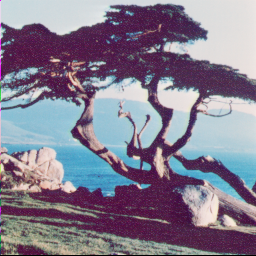
#> input picture DIP/DIP_Lab_406/images/4.1.06.tiff, 256 x 256 px, found by its file name
$ python 'Image Channels.py'
#> lines starting #> are read from the running program, lines starting #| are printed output that depends on the picture
import matplotlib.pyplot as plt       # Import matplotlib for plotting images
import matplotlib.image as mpimg      # Import matplotlib's image module to read images
import numpy as np                    # Import NumPy for numerical operations (not used explicitly here but good practice)

# Load image from the specified path into a NumPy array
img1 = mpimg.imread("/Users/abdullahnazmus-sakib/Desktop/4_1_All_Resource/DIP/DIP_Lab_406/images/4.1.06.tiff")
#> img1 is the input picture: shape (256, 256, 3); mean R, G, B 132.2, 124.9, 143.3

# Extract the Red color channel by slicing all rows and columns, but only the 0th channel
r = img1[:, :, 0]
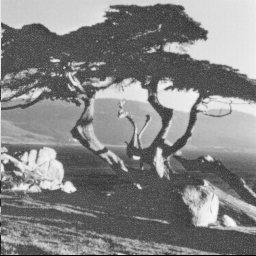
#> r: shape (256, 256); min 0, max 249, mean 132.2

# Extract the Green color channel by slicing all rows and columns, but only the 1st channel
g = img1[:, :, 1]
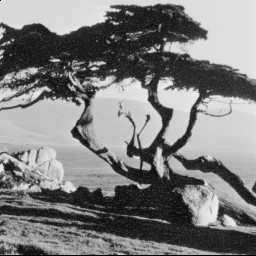
#> g: shape (256, 256); min 0, max 237, mean 124.9

# Extract the Blue color channel by slicing all rows and columns, but only the 2nd channel
b = img1[:, :, 2]
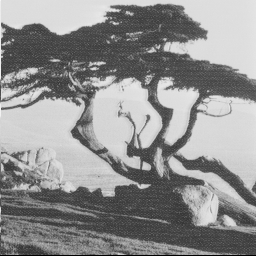
#> b: shape (256, 256); min 0, max 246, mean 143.3

# Create a list to hold the original image and the three color channels separately
output = [img1, r, g, b]

# Create a list of titles to label the subplots accordingly
titles = ['Original Image', 'Red Channel', 'Green Channel', 'Blue Channel']

# Loop over each item (0 to 3) to plot original and individual color channels
for i in range(4):
    plt.subplot(2, 2, i + 1)      # Create a 2x2 grid of subplots, and select subplot (i+1)
    plt.axis('off')               # Hide axis ticks and labels for a cleaner image display
    plt.title(titles[i])          # Set the title for the subplot

    if i == 0:
        plt.imshow(output[i])     # Display the original image in color
    else:
        plt.imshow(output[i], cmap='gray')  # Display single color channel images in grayscale for clarity

plt.tight_layout()  # Adjust subplot spacing to prevent overlap of titles and images
plt.show()          # Render and display the figure window with all subplots
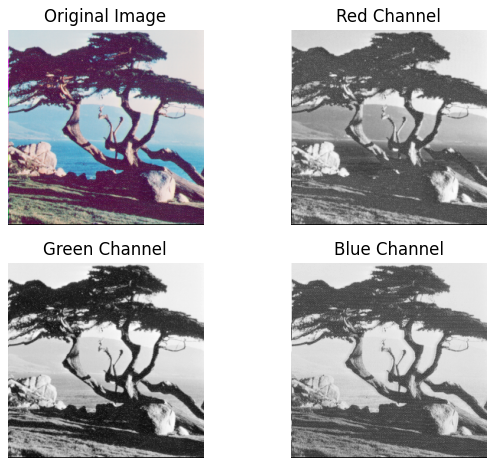
#> figure drawn by matplotlib, 4 panels

$ run again, with DIP/DIP_Lab_406/images/4.1.03.tiff copied over DIP/DIP_Lab_406/images/4.1.06.tiff
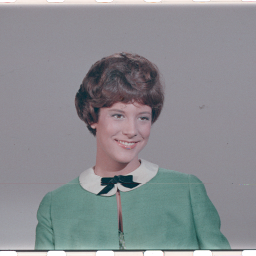
#> input picture DIP/DIP_Lab_406/images/4.1.03.tiff, 256 x 256 px, found by its file name
#> img1 is the input picture: shape (256, 256, 3); mean R, G, B 137.6, 140, 144
#> `g = img1[:, :, 1]`:
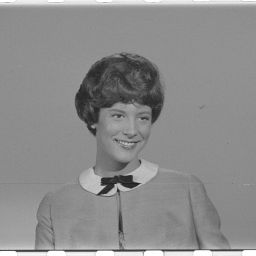
#> g: shape (256, 256); min 28, max 255, mean 140
#> `plt.show()`:
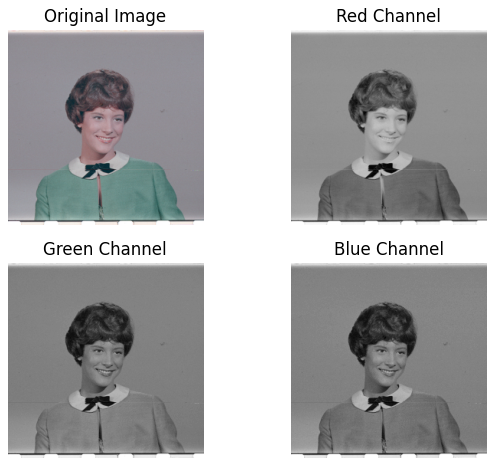
#> figure drawn by matplotlib, 4 panels
